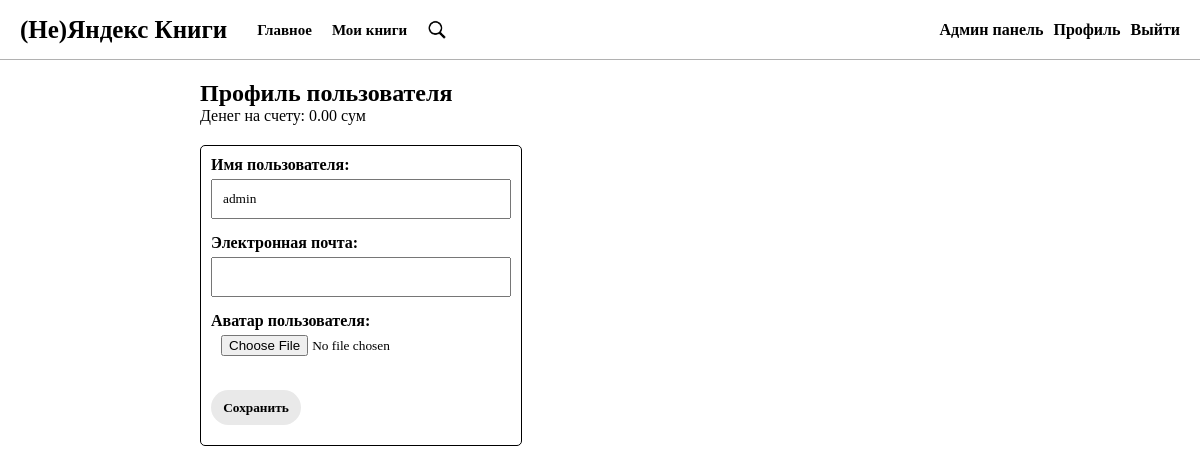
/accounts/profile/ (signed in), run on an earlier commit of the app's database.
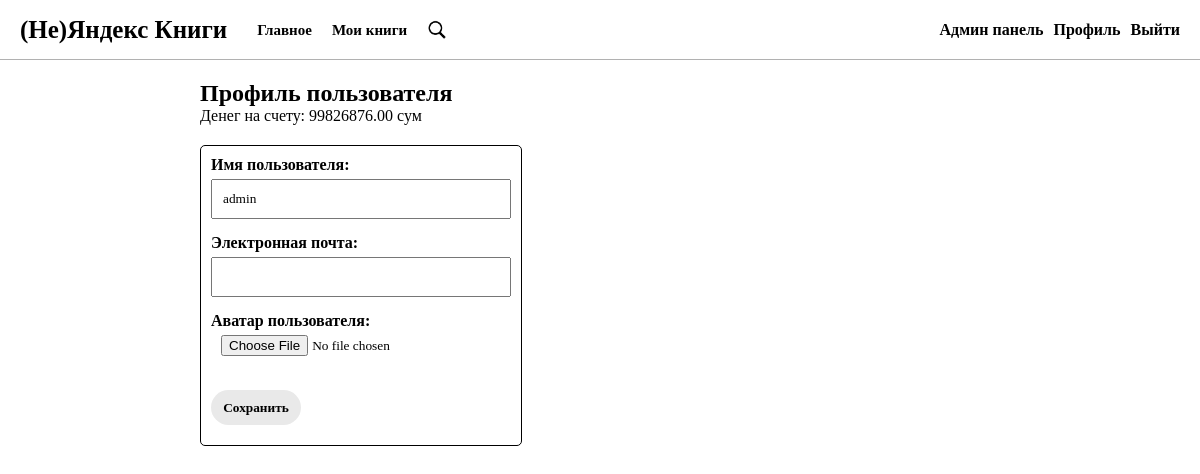
And on a later commit of the database.
### library/models.py (models this page shows)
class CustomUser(AbstractUser):
    money = models.DecimalField(max_digits=10, decimal_places=2, default=0)
    tag = models.ManyToManyField(UserTag, blank=True)
    user_image = models.ImageField(upload_to='user_images', blank=True)
    is_email_verified = models.BooleanField(default=False)
    verification_token = models.CharField(max_length=64, blank=True, null=True)

### accounts/views.py (the view, shortened to what this page needs)
# urls.py: path('profile/', ProfileView.as_view(), name='profile'),
class ProfileView(TemplateView):
    template_name = 'accounts/profile.html'
    def get(self, request, *args, **kwargs):
        user = CustomUser.objects.get(username=request.user.username)
        form = CustomUserChangeForm(instance=request.user)
        return render(request, self.template_name, {'form': form, 'user': user})

### accounts/forms.py
class CustomUserChangeForm(UserChangeForm):
    username = forms.CharField(label='Имя пользователя', widget=forms.TextInput(attrs={'class': 'form-control'}))
    email = forms.EmailField(label='Электронная почта', widget=forms.EmailInput(attrs={'class': 'form-control'}))
    user_image = forms.ImageField(label='Аватар пользователя',widget=forms.ClearableFileInput(attrs={'class': 'form-control'}))
    class Meta:
        model = CustomUser
        fields = ('username', 'email', 'user_image')

### accounts/templates/accounts/profile.html (shortened to what this page needs)
{% extends 'library/includes/base.html' %}
{% block main %}
<h2>Профиль пользователя</h2>
    <p>Денег на счету: {{ user.money }} сум</p>
<form class="form" method="post">
    <div class="form-group">
        {{ form.username.label_tag }}
        {{ form.username }}
    </div>
    <div class="form-group">
        {{ form.email.label_tag }}
        {{ form.email }}
    </div>
    <div class="form-group file-input">
        {{ form.user_image.label_tag }}
        {{ form.user_image }}
    </div>
    <button type="submit">Сохранить</button>
</form>
{% endblock main %}

### library/templates/library/includes/base.html (shortened to what this page needs)
<!doctype html>
{% load static %}
<html lang="en">
<head>
    <link rel="stylesheet" href="{% static 'library/style.css' %}">
</head>
<body>
    {% include './header.html' %}
    <div class="main">
        {% block main %}{% endblock main %}
    </div>
</body>
</html>

### library/templates/library/includes/header.html
{% load static %}
<header class="header">
    <div class="header__block">
        <div class="header__logo">
            <a href="{% url 'index' %}">(Не)Яндекс Книги</a>
            <div class="header__main_buttons">
                <a class="header__link" href="{% url 'index' %}">Главное</a>
                {% if user.is_authenticated %}
                    <a class="header__link" href="{% url 'favourites' %}">Мои книги</a>
                {% endif %}
                <a class="header__link" href="{% url 'search' %}">
                    <img class="search_icon" src="{% static 'icons/search.png' %}" alt="">
                </a>
            </div>
        </div>
        <div class="header__account">
            {% if user.is_authenticated %}
                <a class="header__link" href="{% url 'admin-panel' %}">Админ панель</a>
                <a class="header__link" href="/accounts/profile">Профиль</a>
                <a class="header__link" href="/accounts/logout">Выйти</a>
            {% else %}
                <a class="header__link" href="/accounts/register">Регистрация</a>
                <a class="header__link" href="/accounts/login">Авторизация</a>
            {% endif %}
        </div>
    </div>
</header>

### library/static/library/style.css (style rules this page uses)
* { margin: 0; padding: 0; box-sizing: border-box; font-family: Calibri, serif; color: black; }
a { text-decoration: none; }
body { background-color: #ffffff; }
form { display: flex; flex-direction: column; gap: 15px; padding: 10px 0; }
button { background-color: #e9e9e9; outline: none; border: none; color: inherit; font-weight: bold; height: 35px; width:max-content ; padding: 5px; margin-bottom: 10px; min-width: 90px; display: flex; flex-direction: column; justify-content: center; align-items: center; border-radius: 20px; }
.main { padding: 0 200px; display: flex; flex-direction: column; }
.header { width: 100%; height: 60px; background-color: #ffffff; color: white; font-weight: bold; padding: 0 20px; margin-bottom: 20px; border-bottom: 1px #b1b1b1 solid; }
.header__block { height: inherit; display: flex; flex-direction: row; justify-content: space-between; align-items: center; }
.header__logo { font-size: 25px; display: flex; flex-direction: row; gap: 30px; align-items: center; }
.header__main_buttons { font-size: 15px !important; display: flex; flex-direction: row; gap: 20px; align-items: center; }
.header__account { display: flex; flex-direction: row; gap: 10px; }
.search_icon { width: 20px; aspect-ratio: 1/1; position: absolute; top: 20px; }
input { width: 300px; height: 40px; padding-left: 10px; }
.form { padding: 10px; border: 1px solid black; border-radius: 5px; margin-top: 20px; width: max-content; background-color: #ffffff; }
.form-control { display: block; margin-top: 5px; }
label { font-weight: bold; }

What changed in the data, as far as the page shows it:
changed CustomUser "admin": money "0.00" → "99826876.00"
